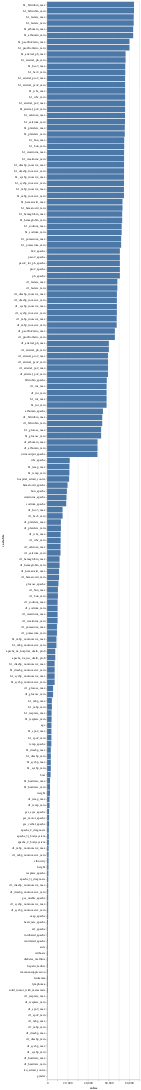

This figure's notebook cell:
### Code cell
alt.Chart(null_cols).encode(
    y=alt.Y('variable:N', sort=alt.EncodingSortField(field="value", op="sum", order='descending')),
    x='value:Q'
).mark_bar()

### Figure 1 — Vega-Lite specification as saved in the notebook (floating-point values rounded to 4 significant figures; data arrays with more than 128 entries replaced by an {"elided": "..."} marker saying what was removed)
{"config": {"view": {"continuousWidth": 300, "continuousHeight": 300}}, "data": {"name": "data-50386b8487f703ae621387a6a68438f8"}, "mark": {"type": "bar"}, "encoding": {"x": {"field": "value", "type": "quantitative"}, "y": {"field": "variable", "sort": {"field": "value", "op": "sum", "order": "descending"}, "type": "nominal"}}, "$schema": "https://vega.github.io/schema/vega-lite/v5.15.1.json", "datasets": {"data-50386b8487f703ae621387a6a68438f8": {"elided": "175 records"}}}
